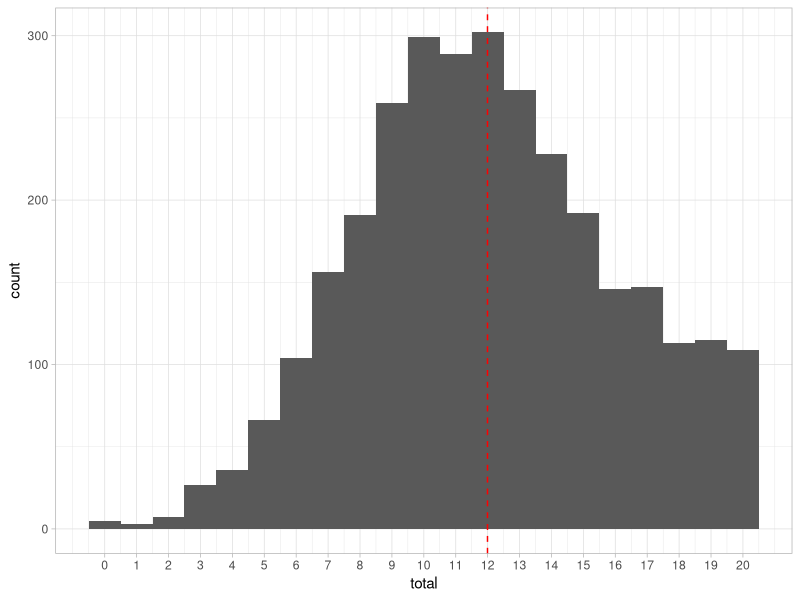

The R source for this figure:
## ---- chunk 1
#| label: setup
#| include: false
rm(list=ls())
library(tidyverse)
# load in the dataset
responses <- read_csv('data/responses.csv')
#| label: sumscores
# sum across the columns with _score_ in the name and add to a new column called total.
# make sure to ignore missing values
# https://dplyr.tidyverse.org/articles/rowwise.html
# https://dplyr.tidyverse.org/reference/pick.html?q=pick#ref-usage
responses <- responses %>% mutate(total = rowSums(pick(ends_with("_score")), na.rm = TRUE))
## ---- chunk 2
#| label: basic-stats
#| table-cap: Summary statistics for the scores
# table with number of candidates, mean, standard deviation, min and max
# round all stats to 2 decimal places
summary_table <- responses %>% 
  summarise(
    n = n(),
    mean = mean(total),
    sd = sd(total),
    min = min(total),
    max = max(total)
  )
knitr::kable(summary_table, digits = 2,align = "c")
## ---- chunk 3
#| label: fig-histogram
#| fig-cap: Histogram of scores
#| width: 6
#| height: 4
#| include: true
ggplot (responses, aes(x = total)) +
  geom_histogram(bins = 21) +
  scale_x_continuous(breaks = seq(0, 20, 1)) +
  # add a vertical line at the mean
    geom_vline(xintercept = mean(responses$total), linetype = "dashed", color = "red") +
    # add the light theme
    theme_light() 


